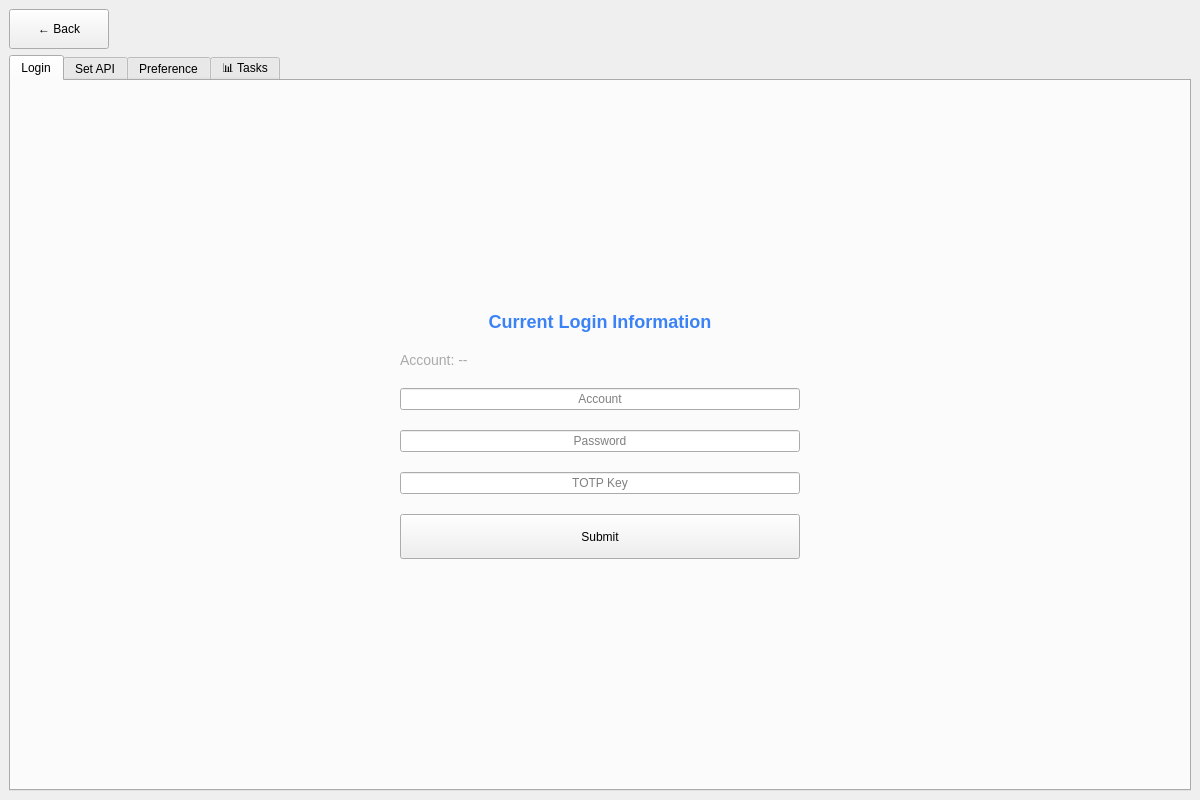
<?xml version="1.0" encoding="UTF-8"?>
<ui version="4.0">
 <class>SittingWindow</class>
 <widget class="QMainWindow" name="SittingWindow">
  <property name="geometry">
   <rect>
    <x>0</x>
    <y>0</y>
    <width>1200</width>
    <height>800</height>
   </rect>
  </property>
  <property name="windowTitle">
   <string>Settings</string>
  </property>
  <widget class="QWidget" name="centralwidget">
   <layout class="QVBoxLayout" name="verticalLayout">
    <item>
     <layout class="QHBoxLayout" name="backButtonLayout">
      <item>
       <widget class="QPushButton" name="backBtn">
        <property name="text">
         <string>← Back</string>
        </property>
        <property name="minimumSize">
         <size>
          <width>100</width>
          <height>40</height>
         </size>
        </property>
       </widget>
      </item>
      <item>
       <spacer name="horizontalSpacer">
        <property name="orientation">
         <enum>Qt::Horizontal</enum>
        </property>
        <property name="sizeHint" stdset="0">
         <size>
          <width>40</width>
          <height>20</height>
         </size>
        </property>
       </spacer>
      </item>
     </layout>
    </item>
    <item>
     <widget class="QTabWidget" name="tabWidget">
      <property name="currentIndex">
       <number>0</number>
      </property>
      <widget class="QWidget" name="loginTab">
       <attribute name="title">
        <string>Login</string>
       </attribute>
       <layout class="QVBoxLayout" name="loginTabLayout">
        <item>
         <spacer name="loginTopSpacer">
          <property name="orientation">
           <enum>Qt::Vertical</enum>
          </property>
          <property name="sizeHint" stdset="0">
           <size>
            <width>20</width>
            <height>40</height>
           </size>
          </property>
         </spacer>
        </item>
        <item>
         <layout class="QHBoxLayout" name="loginCenterLayout">
          <item>
           <spacer name="loginLeftSpacer">
            <property name="orientation">
             <enum>Qt::Horizontal</enum>
            </property>
            <property name="sizeHint" stdset="0">
             <size>
              <width>40</width>
              <height>20</height>
             </size>
            </property>
           </spacer>
          </item>
          <item>
           <layout class="QVBoxLayout" name="loginFormLayout">
            <property name="spacing">
             <number>20</number>
            </property>
            <item>
             <widget class="QLabel" name="currentLoginLabel">
              <property name="text">
               <string>Current Login Information</string>
              </property>
              <property name="styleSheet">
               <string>font-size: 18px; font-weight: bold; color: #3b82f6;</string>
              </property>
              <property name="alignment">
               <set>Qt::AlignCenter</set>
              </property>
             </widget>
            </item>
            <item>
             <widget class="QLabel" name="accountDisplayLabel">
              <property name="text">
               <string>Account: --</string>
              </property>
              <property name="styleSheet">
               <string>font-size: 14px; color: #aaa;</string>
              </property>
              <property name="minimumHeight">
               <number>30</number>
              </property>
             </widget>
            </item>
            <item>
             <widget class="QLineEdit" name="accountInput">
              <property name="placeholderText">
               <string>Account</string>
              </property>
              <property name="minimumHeight">
               <number>45</number>
              </property>
              <property name="alignment">
               <set>Qt::AlignCenter</set>
              </property>
              <property name="minimumWidth">
               <number>400</number>
              </property>
              <property name="maximumWidth">
               <number>400</number>
              </property>
             </widget>
            </item>
            <item>
             <widget class="QLineEdit" name="passwordInput">
              <property name="placeholderText">
               <string>Password</string>
              </property>
              <property name="echoMode">
               <enum>QLineEdit::Password</enum>
              </property>
              <property name="minimumHeight">
               <number>45</number>
              </property>
              <property name="alignment">
               <set>Qt::AlignCenter</set>
              </property>
              <property name="minimumWidth">
               <number>400</number>
              </property>
              <property name="maximumWidth">
               <number>400</number>
              </property>
             </widget>
            </item>
            <item>
             <widget class="QLineEdit" name="keyInput">
              <property name="placeholderText">
               <string>TOTP Key</string>
              </property>
              <property name="minimumHeight">
               <number>45</number>
              </property>
              <property name="alignment">
               <set>Qt::AlignCenter</set>
              </property>
              <property name="minimumWidth">
               <number>400</number>
              </property>
              <property name="maximumWidth">
               <number>400</number>
              </property>
             </widget>
            </item>
            <item>
             <widget class="QPushButton" name="submitBtn">
              <property name="text">
               <string>Submit</string>
              </property>
              <property name="minimumSize">
               <size>
                <width>400</width>
                <height>45</height>
               </size>
              </property>
              <property name="maximumWidth">
               <number>400</number>
              </property>
             </widget>
            </item>
           </layout>
          </item>
          <item>
           <spacer name="loginRightSpacer">
            <property name="orientation">
             <enum>Qt::Horizontal</enum>
            </property>
            <property name="sizeHint" stdset="0">
             <size>
              <width>40</width>
              <height>20</height>
             </size>
            </property>
           </spacer>
          </item>
         </layout>
        </item>
        <item>
         <spacer name="loginBottomSpacer">
          <property name="orientation">
           <enum>Qt::Vertical</enum>
          </property>
          <property name="sizeHint" stdset="0">
           <size>
            <width>20</width>
            <height>40</height>
           </size>
          </property>
         </spacer>
        </item>
       </layout>
      </widget>
      <widget class="QWidget" name="apiTab">
       <attribute name="title">
        <string>Set API</string>
       </attribute>
       <layout class="QVBoxLayout" name="apiTabLayout">
        <item>
         <spacer name="apiTopSpacer">
          <property name="orientation">
           <enum>Qt::Vertical</enum>
          </property>
          <property name="sizeHint" stdset="0">
           <size>
            <width>20</width>
            <height>40</height>
           </size>
          </property>
         </spacer>
        </item>
        <item>
         <layout class="QHBoxLayout" name="apiCenterLayout">
          <item>
           <spacer name="apiLeftSpacer">
            <property name="orientation">
             <enum>Qt::Horizontal</enum>
            </property>
            <property name="sizeHint" stdset="0">
             <size>
              <width>40</width>
              <height>20</height>
             </size>
            </property>
           </spacer>
          </item>
          <item>
           <layout class="QVBoxLayout" name="apiFormLayout">
            <property name="spacing">
             <number>20</number>
            </property>
            <item>
             <widget class="QLabel" name="apiTitleLabel">
              <property name="text">
               <string>API Configuration</string>
              </property>
              <property name="styleSheet">
               <string>font-size: 18px; font-weight: bold; color: #3b82f6;</string>
              </property>
              <property name="alignment">
               <set>Qt::AlignCenter</set>
              </property>
             </widget>
            </item>
            <item>
             <widget class="QLabel" name="geminiApiLabel">
              <property name="text">
               <string>Google/Gemini API Key</string>
              </property>
              <property name="styleSheet">
               <string>font-size: 14px; color: #aaa;</string>
              </property>
              <property name="alignment">
               <set>Qt::AlignCenter</set>
              </property>
             </widget>
            </item>
            <item>
             <widget class="QLineEdit" name="geminiApiInput">
              <property name="placeholderText">
               <string>Enter Gemini API Key</string>
              </property>
              <property name="minimumHeight">
               <number>45</number>
              </property>
              <property name="alignment">
               <set>Qt::AlignCenter</set>
              </property>
              <property name="minimumWidth">
               <number>500</number>
              </property>
              <property name="maximumWidth">
               <number>500</number>
              </property>
             </widget>
            </item>
            <item>
             <widget class="QLabel" name="claudeApiLabel">
              <property name="text">
               <string>Anthropic/Claude API Key</string>
              </property>
              <property name="styleSheet">
               <string>font-size: 14px; color: #aaa;</string>
              </property>
              <property name="alignment">
               <set>Qt::AlignCenter</set>
              </property>
             </widget>
            </item>
            <item>
             <widget class="QLineEdit" name="claudeApiInput">
              <property name="placeholderText">
               <string>Enter Claude API Key</string>
              </property>
              <property name="minimumHeight">
               <number>45</number>
              </property>
              <property name="alignment">
               <set>Qt::AlignCenter</set>
              </property>
              <property name="minimumWidth">
               <number>500</number>
              </property>
              <property name="maximumWidth">
               <number>500</number>
              </property>
             </widget>
            </item>
            <item>
             <widget class="QPushButton" name="saveApiBtn">
              <property name="text">
               <string>Save API Keys</string>
              </property>
              <property name="minimumSize">
               <size>
                <width>500</width>
                <height>45</height>
               </size>
              </property>
              <property name="maximumWidth">
               <number>500</number>
              </property>
             </widget>
            </item>
           </layout>
          </item>
          <item>
           <spacer name="apiRightSpacer">
            <property name="orientation">
             <enum>Qt::Horizontal</enum>
            </property>
            <property name="sizeHint" stdset="0">
             <size>
              <width>40</width>
              <height>20</height>
             </size>
            </property>
           </spacer>
          </item>
         </layout>
        </item>
        <item>
         <spacer name="apiBottomSpacer">
          <property name="orientation">
           <enum>Qt::Vertical</enum>
          </property>
          <property name="sizeHint" stdset="0">
           <size>
            <width>20</width>
            <height>40</height>
           </size>
          </property>
         </spacer>
        </item>
       </layout>
      </widget>
      <widget class="QWidget" name="preferenceTab">
       <attribute name="title">
        <string>Preference</string>
       </attribute>
       <layout class="QVBoxLayout" name="preferenceTabLayout">
        <item>
         <spacer name="prefTopSpacer">
          <property name="orientation">
           <enum>Qt::Vertical</enum>
          </property>
          <property name="sizeHint" stdset="0">
           <size>
            <width>20</width>
            <height>40</height>
           </size>
          </property>
         </spacer>
        </item>
        <item>
         <layout class="QHBoxLayout" name="prefCenterLayout">
          <item>
           <spacer name="prefLeftSpacer">
            <property name="orientation">
             <enum>Qt::Horizontal</enum>
            </property>
            <property name="sizeHint" stdset="0">
             <size>
              <width>40</width>
              <height>20</height>
             </size>
            </property>
           </spacer>
          </item>
          <item>
           <layout class="QVBoxLayout" name="prefFormLayout">
            <property name="spacing">
             <number>20</number>
            </property>
            <item>
             <widget class="QLabel" name="prefTitleLabel">
              <property name="text">
               <string>School Configuration</string>
              </property>
              <property name="styleSheet">
               <string>font-size: 18px; font-weight: bold; color: #3b82f6;</string>
              </property>
              <property name="alignment">
               <set>Qt::AlignCenter</set>
              </property>
             </widget>
            </item>
            <item>
             <widget class="QLineEdit" name="baseUrlInput">
              <property name="placeholderText">
               <string>Canvas Base URL (e.g., https://psu.instructure.com)</string>
              </property>
              <property name="minimumHeight">
               <number>45</number>
              </property>
              <property name="alignment">
               <set>Qt::AlignCenter</set>
              </property>
              <property name="minimumWidth">
               <number>500</number>
              </property>
              <property name="maximumWidth">
               <number>500</number>
              </property>
             </widget>
            </item>
            <item>
             <widget class="QPushButton" name="savePrefBtn">
              <property name="text">
               <string>Save Preference</string>
              </property>
              <property name="minimumSize">
               <size>
                <width>500</width>
                <height>45</height>
               </size>
              </property>
              <property name="maximumWidth">
               <number>500</number>
              </property>
             </widget>
            </item>
           </layout>
          </item>
          <item>
           <spacer name="prefRightSpacer">
            <property name="orientation">
             <enum>Qt::Horizontal</enum>
            </property>
            <property name="sizeHint" stdset="0">
             <size>
              <width>40</width>
              <height>20</height>
             </size>
            </property>
           </spacer>
          </item>
         </layout>
        </item>
        <item>
         <spacer name="prefBottomSpacer">
          <property name="orientation">
           <enum>Qt::Vertical</enum>
          </property>
          <property name="sizeHint" stdset="0">
           <size>
            <width>20</width>
            <height>40</height>
           </size>
          </property>
         </spacer>
        </item>
       </layout>
      </widget>
      <widget class="QWidget" name="tasksTab">
       <attribute name="title">
        <string>📊 Tasks</string>
       </attribute>
       <layout class="QVBoxLayout" name="tasksTabLayout">
        <item>
         <widget class="QLabel" name="tasksInfoLabel">
          <property name="text">
           <string>Active Background Tasks</string>
          </property>
          <property name="styleSheet">
           <string>font-size: 16px; font-weight: bold; color: #3b82f6;</string>
          </property>
         </widget>
        </item>
        <item>
         <widget class="QTableWidget" name="tasksTable">
          <property name="alternatingRowColors">
           <bool>true</bool>
          </property>
          <property name="selectionBehavior">
           <enum>QAbstractItemView::SelectRows</enum>
          </property>
          <property name="minimumHeight">
           <number>400</number>
          </property>
          <column>
           <property name="text">
            <string>Task Name</string>
           </property>
          </column>
          <column>
           <property name="text">
            <string>Start Time</string>
           </property>
          </column>
          <column>
           <property name="text">
            <string>Status</string>
           </property>
          </column>
         </widget>
        </item>
        <item>
         <layout class="QHBoxLayout" name="tasksButtonLayout">
          <item>
           <widget class="QPushButton" name="refreshTasksBtn">
            <property name="text">
             <string>🔄 Refresh</string>
            </property>
            <property name="minimumSize">
             <size>
              <width>120</width>
              <height>40</height>
             </size>
            </property>
           </widget>
          </item>
          <item>
           <widget class="QPushButton" name="stopTaskBtn">
            <property name="text">
             <string>⏹️ Stop Selected</string>
            </property>
            <property name="minimumSize">
             <size>
              <width>150</width>
              <height>40</height>
             </size>
            </property>
           </widget>
          </item>
          <item>
           <widget class="QPushButton" name="stopAllTasksBtn">
            <property name="text">
             <string>⏹️ Stop All</string>
            </property>
            <property name="minimumSize">
             <size>
              <width>120</width>
              <height>40</height>
             </size>
            </property>
           </widget>
          </item>
          <item>
           <spacer name="tasksHorizontalSpacer">
            <property name="orientation">
             <enum>Qt::Horizontal</enum>
            </property>
            <property name="sizeHint" stdset="0">
             <size>
              <width>40</width>
              <height>20</height>
             </size>
            </property>
           </spacer>
          </item>
         </layout>
        </item>
       </layout>
      </widget>
     </widget>
    </item>
   </layout>
  </widget>
 </widget>
 <resources/>
 <connections/>
</ui>
